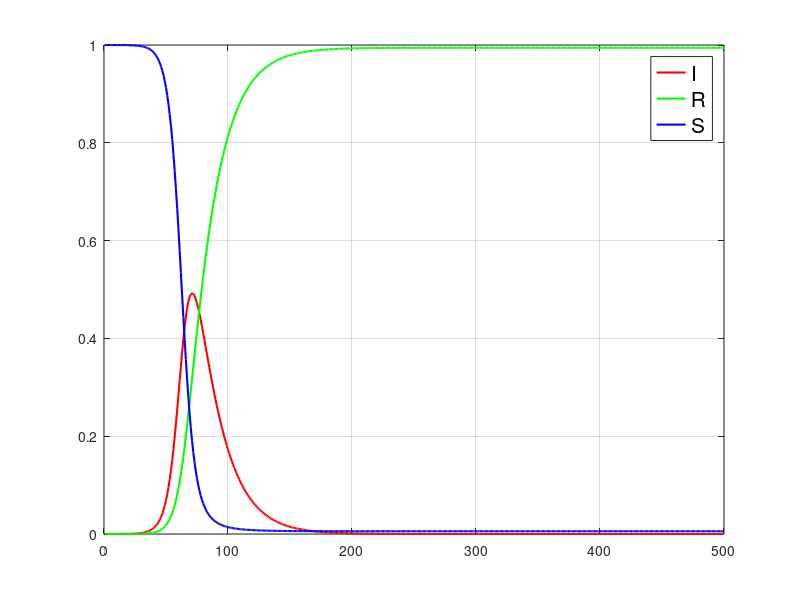

Here is the MATLAB script that generated this plot:
clear all,close all, clc
N=10^6;
dt=1;
beta=0.25;
gamma=1/20;
I(1)=10;
S(1)=N-I(1);

for n=2:500
	I(n)=dt*(beta*(S(n-1)/N)-gamma)*I(n-1) + I(n-1);
	S(n)=S(n-1)-dt*beta*S(n-1)*(I(n-1)/N);
endfor

x=S/N;
y=I/N;
R=1-x-y;

vreme=1:1:500;
figure 1, plot(vreme,y,"r","linewidth",1.5,
	vreme,R,"g","linewidth",1.5,
	vreme,x,"b","linewidth",1.5);
leg=legend("I","R","S")
set(leg,"fontsize",15);
axis([0 500 0 1])
grid on
hold on
